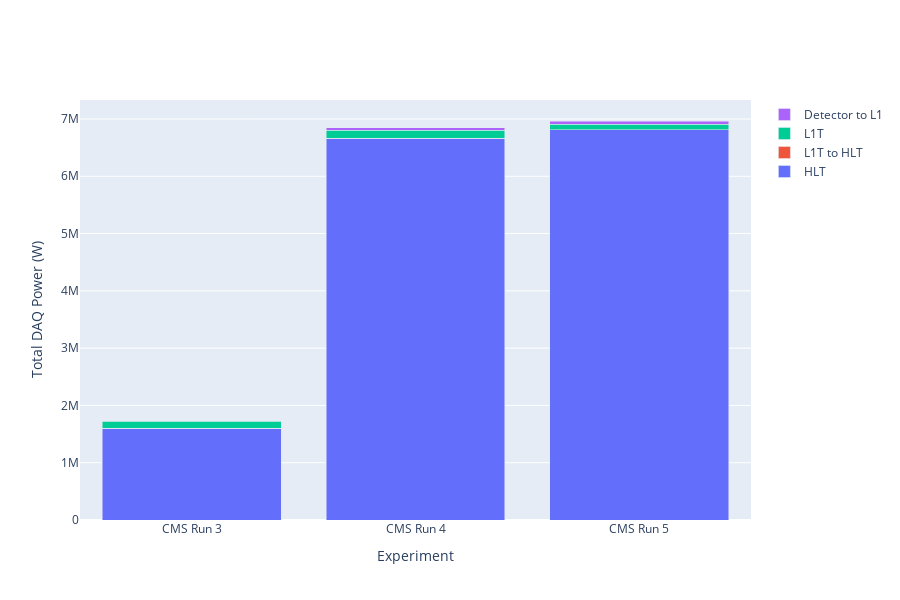

This figure's notebook cell:
### Code cell
fig = go.Figure(data = [
    go.Bar(name=k, x=runs, y=breakdown[k]) for k in reversed(breakdown.keys())
])
fig.update_layout(
                  xaxis_title="Experiment",
                  yaxis_title="Total DAQ Power (W)",
                  barmode="stack",
                  width = 900,
                  height = 600,)
fig.show()
fig.write_image("experiment comparison.png")

### Figure 1 — Plotly figure (JSON) as saved in the notebook; plotly's stock layout.template omitted (floating-point values rounded to 4 significant figures)
{"data": [{"name": "HLT", "type": "bar", "x": ["CMS Run 3", "CMS Run 4", "CMS Run 5"], "y": [1600000, 6660000.0, 6813000.0]}, {"name": "L1T to HLT", "type": "bar", "x": ["CMS Run 3", "CMS Run 4", "CMS Run 5"], "y": [39.91, 121.6, 168.1]}, {"name": "L1T", "type": "bar", "x": ["CMS Run 3", "CMS Run 4", "CMS Run 5"], "y": [120000, 143300.0, 93750.0]}, {"name": "Detector to L1", "type": "bar", "x": ["CMS Run 3", "CMS Run 4", "CMS Run 5"], "y": [12380.0, 41480.0, 58060.0]}], "layout": {"barmode": "stack", "height": 600, "width": 900, "xaxis": {"title": {"text": "Experiment"}}, "yaxis": {"title": {"text": "Total DAQ Power (W)"}}}}
